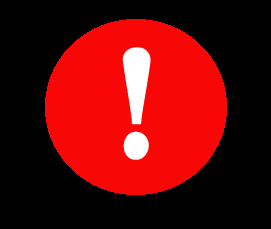
#> input picture alert-icon.png, 271 x 229 px
$ python lane_detection.py
#> lines starting #> are read from the running program, lines starting #| are printed output that depends on the picture; pictures that were not available may be replaced by others from this repository, and a replacement may not be noted
### FrameProcessing.py
import os
import re
from os.path import isfile, join

import cv2


class Processor:
    def __init__(self):
        self.input_video = 'input.mp4'
        self.lane_color = (48, 111, 178)
        self.lane_thickness = 3
        self.car_center_text_position = (370, 340)
        self.car_pos = (400, 360)
        self.font = cv2.FONT_ITALIC
        self.font_color = (7, 120, 242)
        self.font_size = 0.5
        self.alert = self.rescale_convert_frame(cv2.imread('alert-icon.png'), scale=0.10)
#> in rescale_convert_frame, `height = int(frame.shape[0] * scale)`: height = 22
#> in rescale_convert_frame, `dimensions = (width, height)`: dimensions = (27, 22)
#> in rescale_convert_frame, `return cv2.resize(frame, dimensions, interpolation=cv2.INTER_AREA)`:
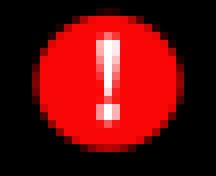
#> returned value: shape (22, 27, 3) (shown 8 times larger); mean of channels 0, 1, 2 10.5, 10.5, 101.4; drawn as B, G, R
        self.collision = self.rescale_convert_frame(cv2.imread('collision.jpeg'), scale=0.10)
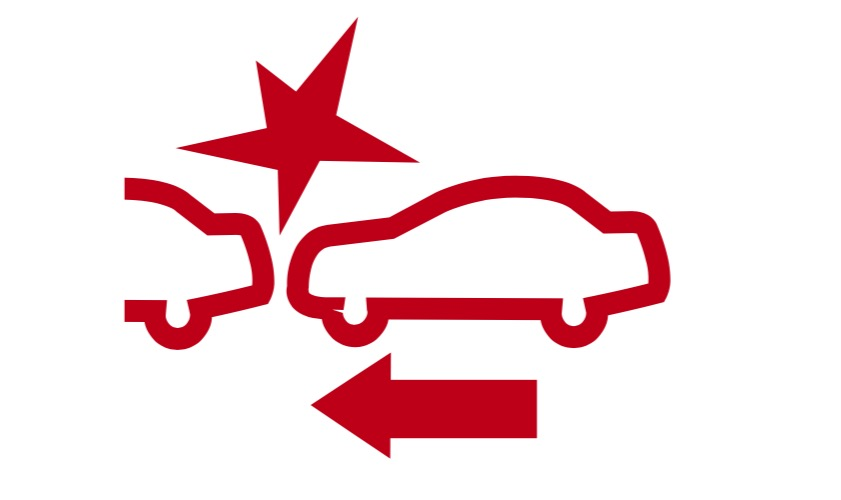
#> input picture collision.jpeg, 841 x 500 px
#> call 2 of rescale_convert_frame, with scale = 0.1
#> in rescale_convert_frame (call 2), `height = int(frame.shape[0] * scale)`: height = 50
#> in rescale_convert_frame (call 2), `dimensions = (width, height)`: dimensions = (84, 50)
#> in rescale_convert_frame (call 2), `return cv2.resize(frame, dimensions, interpolation=cv2.INTER_AREA)`:
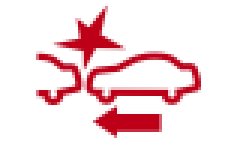
#> returned value: shape (50, 84, 3) (shown 3 times larger); mean of channels 0, 1, 2 225.3, 222.3, 246.2; drawn as B, G, R

    def divide_video_into_frames(self):
        captured_video = cv2.VideoCapture(self.input_video)
        count = 0
        while captured_video.isOpened() and count <= 10000:
            success, frame = captured_video.read()
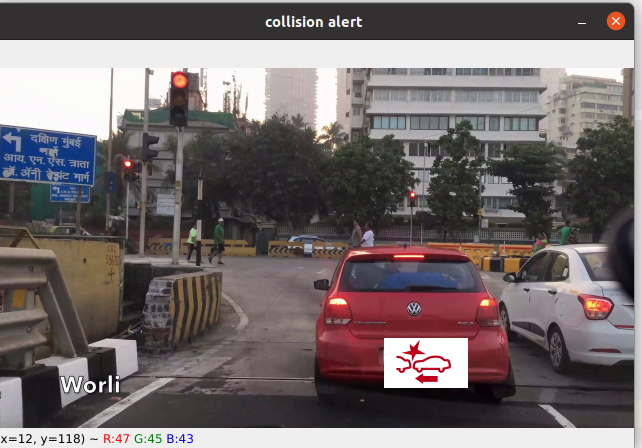
#> input picture collision-sample.png, 642 x 448 px, given in place of input.mp4, which was not available
#> frame is the input picture: shape (448, 642, 3); mean B, G, R 107.1, 106.4, 115
            if success:
                frame_scaled = self.rescale_convert_frame(frame, 0.5)
                cv2.imwrite("frames/frame%d.png" % count, frame_scaled)
            count += 1
        print("Video framing done")

    def rescale_convert_frame(self, frame, scale=0.75):
        height = int(frame.shape[0] * scale)
        width = int(frame.shape[1] * scale)
        dimensions = (width, height)
        return cv2.resize(frame, dimensions, interpolation=cv2.INTER_AREA)

    # [31 lines left out: functions load_sort_frames, video_from_detected, not called in this run]

    def write_lane(self, point1, point2, img):
        cv2.line(img, point1, point2, self.lane_color, self.lane_thickness)

    def car_center(self, img):
        cv2.putText(img, 'car center', self.car_center_text_position, self.font, self.font_size, self.font_color, 1)
        cv2.circle(img, self.car_pos, radius=10, color=self.font_color, thickness=-1)

    def alert_driver(self, img):
        rows, cols, channels = self.alert.shape
        img[300:300 + rows, 390:390 + cols, :] = self.alert

    def alert_driver_collision(self, img):
        rows, cols, channels = self.collision.shape
        img[270:270 + rows, 390:390 + cols, :] = self.collision

### lane_detection.py
import cv2
import numpy as np

from FrameProcessing import Processor
from YoloTransformation import Transformer


# [47 lines left out: function masking_lane_detection_writing, not called in this run]


if __name__ == "__main__":
    processor = Processor()
    processor.divide_video_into_frames()
    col_images = processor.load_sort_frames()
    masking_lane_detection_writing(col_images)
    processor.video_from_detected()
